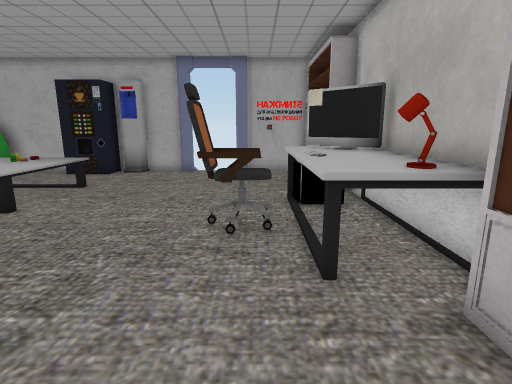
View 1 (above)

16 first-person views from a walk through a Unity game level. The camera is 1.2 m above the floor, tilts 12° down and sees 80° across. Doors are open. The floor is counted in squares, 0.5 m on a side. Each view is taken from the middle of a square. On the plan, view 1 faces up. The plan holds only what a view shows up to about 19 squares ahead; the rest is blank. The player character is not drawn. Some surface patterns are stand-ins.

View 2
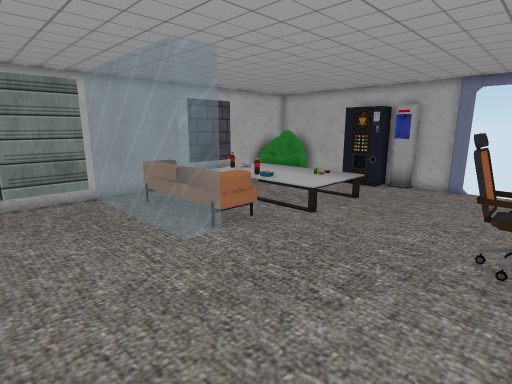

View 3
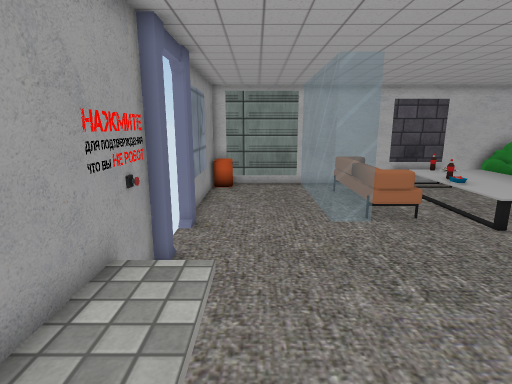

View 4
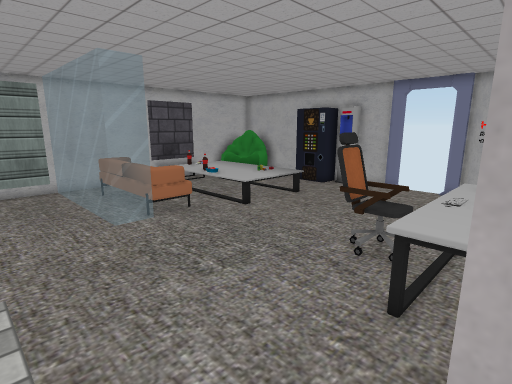

View 5
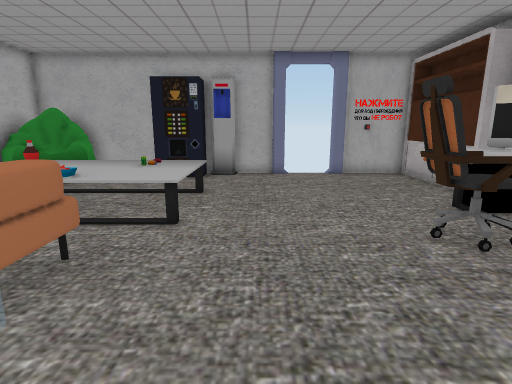

View 6
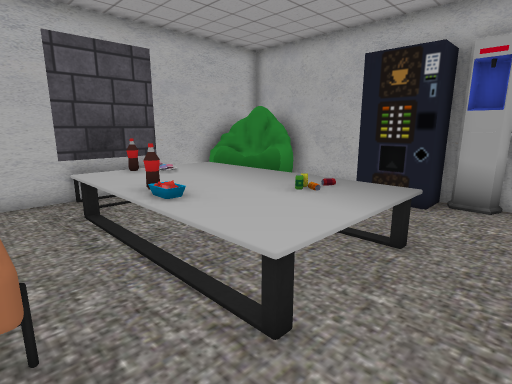

View 7
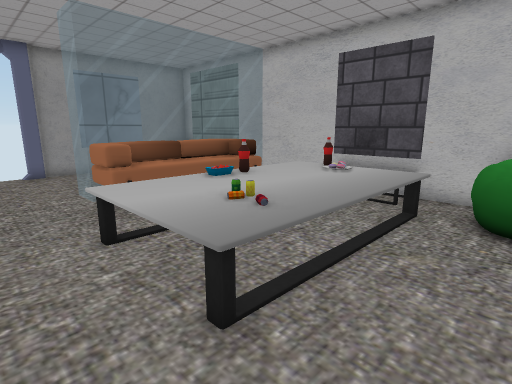

View 8
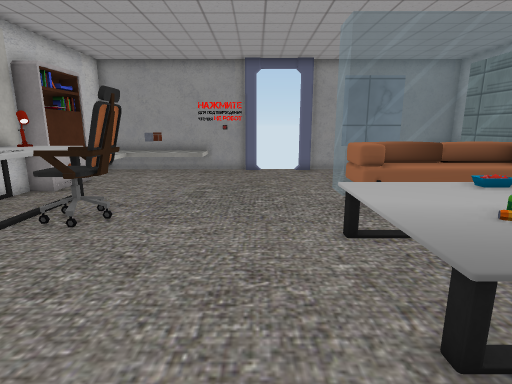

View 9
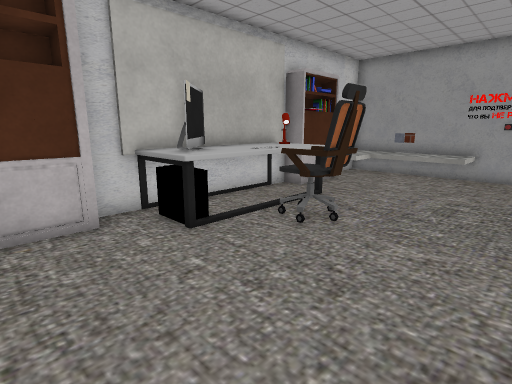

View 10
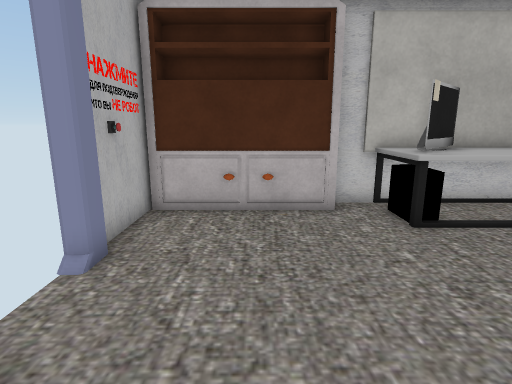

View 11
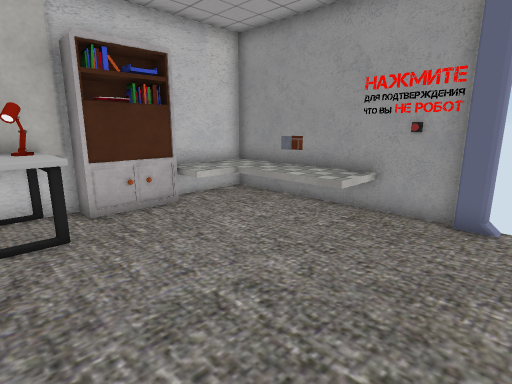

View 12
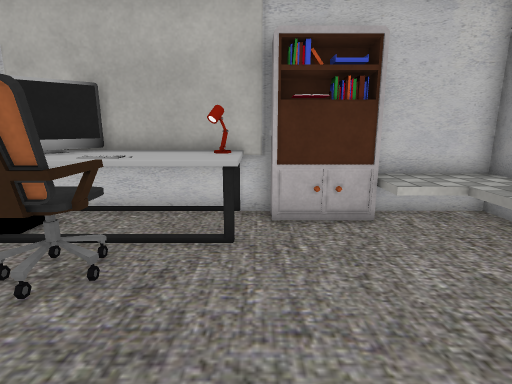

View 13
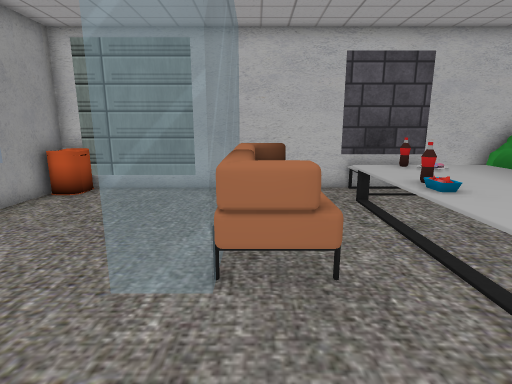

View 14
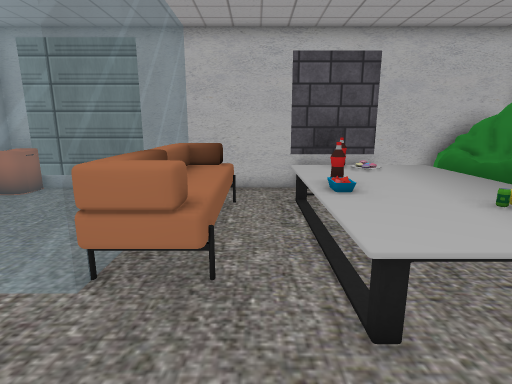

View 15
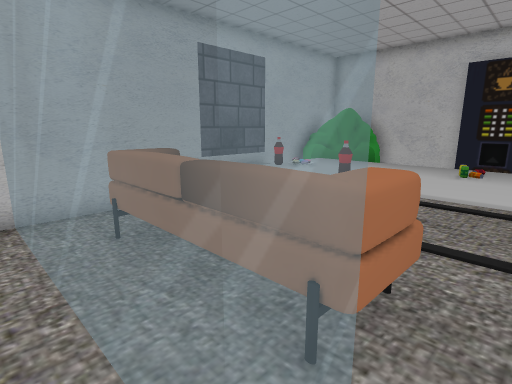

View 16
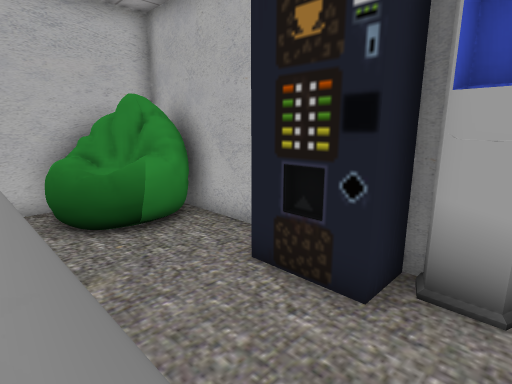

### Floor plan
Key: @ floor where view 1 was taken; # wall or solid block; . main floor; : floor 0.5 m higher than the main floor; / step, stairs or slope; D open door; = window, fence, low wall or low ledge; O other object.
Columns run from 16 left of view 1 to 4 right of it. Each row starts with its distance up from view 1.
 17 ##O#### O####DDD####
 16 OOOO..OOO .........O
 15 OOOO...............O
 14 #OOO...............O
 13 #.OOOOOOOO.........O
 12 #.OOOOOOOO.........##
 11 #OOOOOOOOO..........#
 10 #OOOOOOOOO.......OOO#
  9 #OOOOOOOOO.......OOO#
  8 #.OOOOOOOO.....OOOOO#
  7 #.............OOOOOO#
  6 #.OOOOOOO........OOO#
  5 #.OOOOOOO........OOO#
  4 =========........OOO#
  3 =========..........O#
  2 #..................O#
  1 #................./##
  0 #...............@.::#
 -1 #O............::::::#
 -2 OO......#DDD..::::::#
 -3 #########  ##O=######

Where each view was taken, in squares from view 1:
view 1: 0 up, 0 right, facing up
view 2: 2 down, 0 right, facing up-left
view 3: 0 up, 3 right, facing left
view 4: 1 down, 3 right, facing up-left
view 5: 1 up, 5 left, facing up
view 6: 6 up, 5 left, facing up-left
view 7: 15 up, 5 left, facing down-left
view 8: 15 up, 5 left, facing down
view 9: 14 up, 5 left, facing down-right
view 10: 14 up, 6 left, facing right
view 11: 6 up, 6 left, facing down-right
view 12: 4 up, 5 left, facing right
view 13: 5 up, 4 left, facing left
view 14: 7 up, 4 left, facing left
view 15: 2 up, 7 left, facing up-left
view 16: 12 up, 6 left, facing up-left
